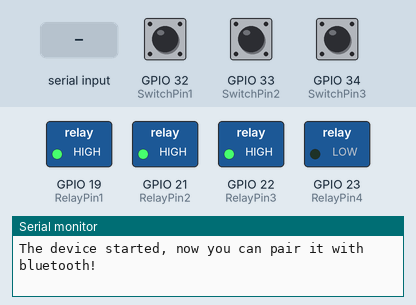
Bench run of a sketch on a simulated ESP32. On the bench: switched loads named in the sketch (green lamp = pin HIGH), the last lines printed to the serial monitor. Inputs (shaded band) come from the test bench; at power-on: GPIO 32 (SwitchPin1) HIGH, GPIO 33 (SwitchPin2) HIGH, GPIO 34 (SwitchPin3) HIGH. Nothing arrives over Bluetooth unless stated.

Above: at 6.4 s.
6.5 s: GPIO 32 (SwitchPin1) pulled LOW for 0.15 s
At 6.59 s:
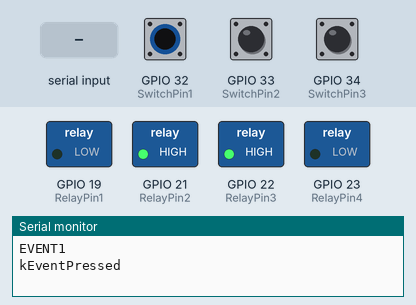
8.1 s: GPIO 33 (SwitchPin2) pulled LOW for 0.15 s
At 8.19 s:
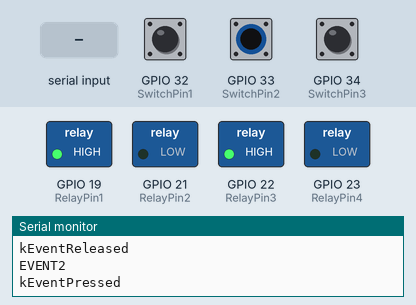
9.7 s: GPIO 34 (SwitchPin3) pulled LOW for 0.15 s
At 9.79 s:
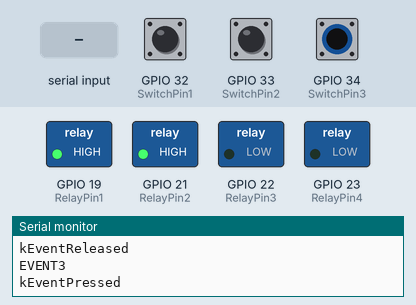
11.3 s: "f" received over the second serial link
At 11.7 s:
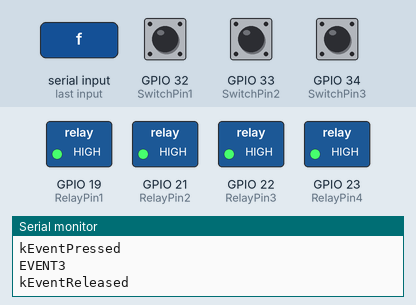
14.3 s: "D" received over the second serial link
At 17.1 s:
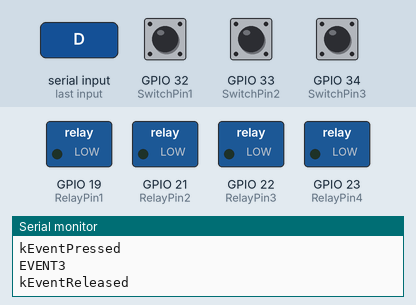
17.3 s: GPIO 32 (SwitchPin1) pulled LOW for 1 s
At 19.4 s:
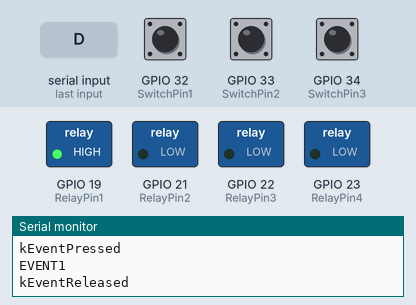
Timing chart, 0 to 20.8 s (numbered marks = the images above; inputs shaded):
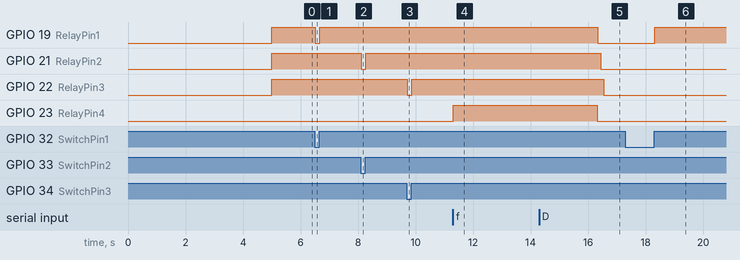

Measured:
- after the input at 6.5 s, GPIO 19 (RelayPin1): HIGH → LOW at once, → HIGH 0.15 s later
- after the input at 8.1 s, GPIO 21 (RelayPin2): HIGH → LOW at once, → HIGH 0.15 s later
- after the input at 9.7 s, GPIO 22 (RelayPin3): HIGH → LOW at once, → HIGH 0.15 s later
- after the input at 11.3 s, GPIO 23 (RelayPin4): LOW → HIGH at once
- after the input at 14.3 s, GPIO 19 (RelayPin1): HIGH → LOW after 2.0 s; GPIO 21 (RelayPin2): HIGH → LOW after 2.1 s; GPIO 22 (RelayPin3): HIGH → LOW after 2.2 s
- after the input at 17.3 s, GPIO 19 (RelayPin1): LOW → HIGH after 1.0 s

The sketch:

BIOMETRIC_DOOR_BLUETOOTH.ino
```cpp
#include "BluetoothSerial.h"
#include <AceButton.h>
using namespace ace_button;

#if !defined(CONFIG_BT_ENABLED) || !defined(CONFIG_BLUEDROID_ENABLED)
#error Bluetooth is not enabled! Please run
`make menuconfig` to and enable it
#endif

BluetoothSerial SerialBT;


// define the GPIO connected with Relays and switches
#define RelayPin1 19
#define RelayPin2 21
#define RelayPin3 22
#define RelayPin4 23


#define SwitchPin1 32
#define SwitchPin2 33
#define SwitchPin3 34


int toggleState_1 = 1; //Define integer to remember the toggle state for relay 1
int toggleState_2 = 1; //Define integer to remember the toggle state for relay 2
int toggleState_3 = 1; //Define integer to remember the toggle state for relay 3


char bt_data; // variable for storing bluetooth data

ButtonConfig config1;
AceButton button1(&config1);
ButtonConfig config2;
AceButton button2(&config2);
ButtonConfig config3;
AceButton button3(&config3);


void handleEvent1(AceButton*, uint8_t, uint8_t);
void handleEvent2(AceButton*, uint8_t, uint8_t);
void handleEvent3(AceButton*, uint8_t, uint8_t);


void all_Switch_ON(){
  digitalWrite(RelayPin1, LOW); toggleState_1 = 0; delay(100);
  digitalWrite(RelayPin2, LOW); toggleState_2 = 0; delay(100);
  digitalWrite(RelayPin3, LOW); toggleState_3 = 0; delay(100);


}

void all_Switch_OFF(){
  digitalWrite(RelayPin1, HIGH); toggleState_1 = 1; delay(100);
  digitalWrite(RelayPin2, HIGH); toggleState_2 = 1; delay(100);
  digitalWrite(RelayPin3, HIGH); toggleState_3 = 1; delay(100);


}

void Bluetooth_handle()
{
  bt_data = SerialBT.read();
//  Serial.println(bt_data);
  delay(20);

  switch(bt_data)
      {
        case 'A': digitalWrite(RelayPin1, LOW);  toggleState_1 = 0; break; // if 'A' received Turn on Relay1
        case 'a': digitalWrite(RelayPin1, HIGH); toggleState_1 = 1; break; // if 'a' received Turn off Relay1
        case 'B': digitalWrite(RelayPin2, LOW);  toggleState_2 = 0; break; // if 'B' received Turn on Relay2
        case 'b': digitalWrite(RelayPin2, HIGH); toggleState_2 = 1; break; // if 'b' received Turn off Relay2
        case 'C': digitalWrite(RelayPin3, LOW);  toggleState_3 = 0; break; // if 'C' received Turn on Relay3
        case 'c': digitalWrite(RelayPin3, HIGH); toggleState_3 = 1; break; // if 'c' received Turn off Relay3

        case 'f': digitalWrite(RelayPin4, HIGH);delay(5000);digitalWrite(RelayPin4, LOW); break; // if 'd' received Turn off Relay4
        case 'D': all_Switch_ON(); break;  // if 'Z' received Turn on all Relays
        case 'd': all_Switch_OFF(); break; // if 'z' received Turn off all Relays
        default : break;
      }
}

void setup()
{
  Serial.begin(9600);

  btStart();  //Serial.println("Bluetooth On");

  SerialBT.begin("BT_ESP32"); //Bluetooth device name
  Serial.println("The device started, now you can pair it with bluetooth!");
  delay(5000);

  pinMode(RelayPin1, OUTPUT);
  pinMode(RelayPin2, OUTPUT);
  pinMode(RelayPin3, OUTPUT);
  pinMode(RelayPin4, OUTPUT);

//  pinMode(wifiLed, OUTPUT);

  pinMode(SwitchPin1, INPUT_PULLUP);
  pinMode(SwitchPin2, INPUT_PULLUP);
  pinMode(SwitchPin3, INPUT_PULLUP);


  //During Starting all Relays should TURN OFF
  digitalWrite(RelayPin1, toggleState_1);
  digitalWrite(RelayPin2, toggleState_2);
  digitalWrite(RelayPin3, toggleState_3);


  config1.setEventHandler(button1Handler);
  config2.setEventHandler(button2Handler);
  config3.setEventHandler(button3Handler);


  button1.init(SwitchPin1);
  button2.init(SwitchPin2);
  button3.init(SwitchPin3);


  delay(200);
}

void loop()
{
  if (SerialBT.available()){
   Bluetooth_handle();
 }

  button1.check();
  button2.check();
  button3.check();


}

void button1Handler(AceButton* button, uint8_t eventType, uint8_t buttonState) {
  Serial.println("EVENT1");
  switch (eventType) {
    case AceButton::kEventPressed:
      Serial.println("kEventPressed");
      toggleState_1 = 0;
      digitalWrite(RelayPin1, LOW);
      break;
    case AceButton::kEventReleased:
      Serial.println("kEventReleased");
      toggleState_1 = 1;
      digitalWrite(RelayPin1, HIGH);
      break;
  }
}

void button2Handler(AceButton* button, uint8_t eventType, uint8_t buttonState) {
  Serial.println("EVENT2");
  switch (eventType) {
    case AceButton::kEventPressed:
      Serial.println("kEventPressed");
      toggleState_2 = 0;
      digitalWrite(RelayPin2, LOW);
      break;
    case AceButton::kEventReleased:
      Serial.println("kEventReleased");
      toggleState_2 = 1;
      digitalWrite(RelayPin2, HIGH);
      break;
  }
}

void button3Handler(AceButton* button, uint8_t eventType, uint8_t buttonState) {
  Serial.println("EVENT3");
  switch (eventType) {
    case AceButton::kEventPressed:
      Serial.println("kEventPressed");
      toggleState_3 = 0;
      digitalWrite(RelayPin3, LOW);
      break;
    case AceButton::kEventReleased:
      Serial.println("kEventReleased");
      toggleState_3 = 1;
      digitalWrite(RelayPin3, HIGH);
      break;
  }
}
```
